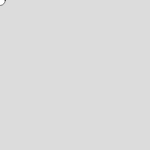
Frame 1 (no input)
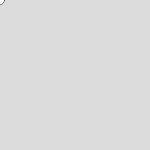
Frame 60 (no input)
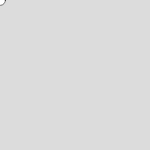
Frame 120 (the mouse pressed at the canvas centre since frame 60)

The p5.js sketch that drew these frames (run headless with seeded random() and noise() and a simulated clock; from frame 60 on, the mouse is pressed at the canvas centre):

// p5.js sketch
// ── sketch.js
function setup() {
  createCanvas(150, 150);
}

function draw() {
  scale(0.5);
  background(220);
  
  //Variables representing the circle
  var angle = frameCount;
  var radius = 1;
  
  
  //Point Calculation
  var x = radius*cos(angle);
  var y = radius*sin(angle);
  
  //Draw Circle
  fill(255);
  circle(x,y,20);
}
